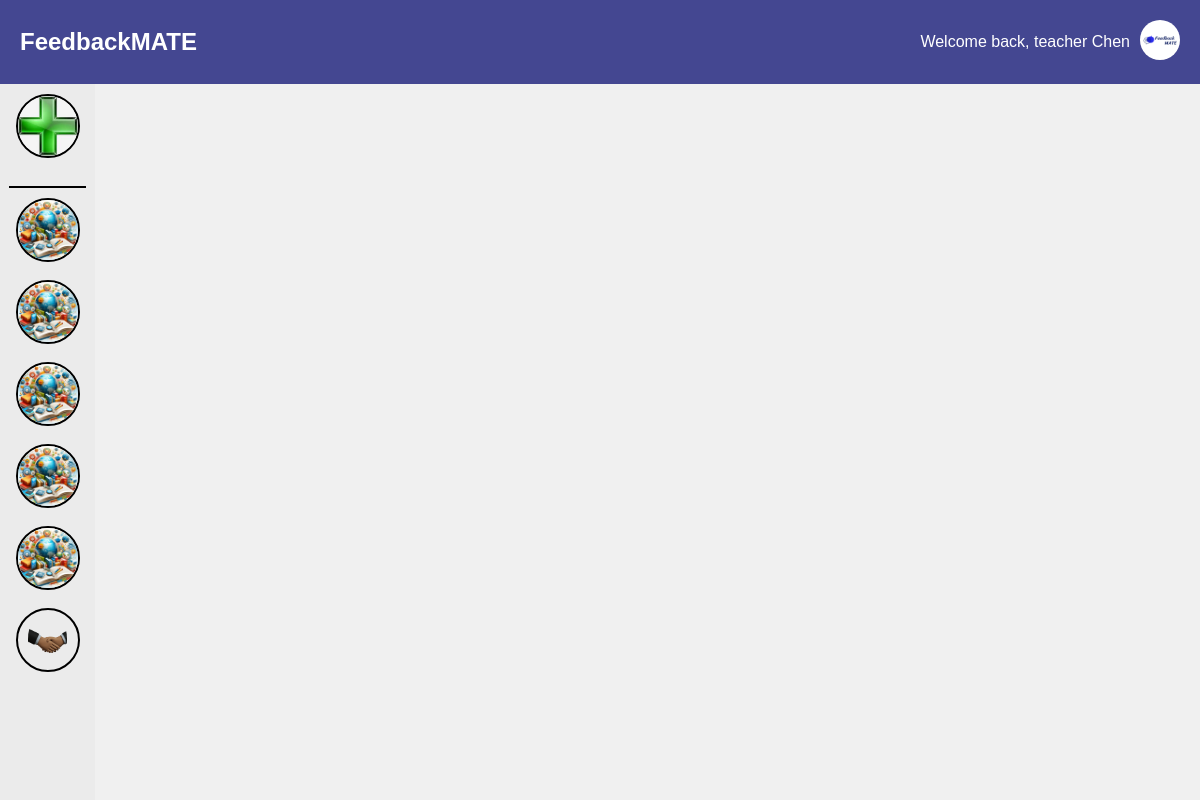
The page /teacher/ (signed in) on the database its author committed.
### main/models.py (models this page shows, shortened)
class UserInfo(models.Model):
    user = models.OneToOneField(User, on_delete=models.CASCADE)
    profile_name = models.CharField(max_length=30)
    user_image = models.ImageField(upload_to=user_image_path, default='img/user.png')

class Channel(models.Model):
    name = models.CharField(max_length=70)
    user = models.ForeignKey(User, on_delete=models.CASCADE)
    description = models.TextField(max_length=500, blank=True)
    image = models.ImageField(upload_to=channel_image_path, default='img/channel_icon.jpg')

### main/decorators.py (the view)
    def _wrapped_view(request, *args, **kwargs):
        if request.user.groups.filter(name='teacher').exists():
            return view_func(request, *args, **kwargs)
        else:
            return HttpResponseForbidden("You do not have permission to access this page.")

### main/views.py (called while the page is built)
@login_required(login_url='login')
@teacher_required
def teacherPage(request):
    user_channels = Channel.objects.filter(user=request.user)
    user_info = UserInfo.objects.get(user=request.user)
    return render(request, 'teacher.html', {
        'username': user_info.profile_name,
        'channels': user_channels,
        'user_image':  user_info.user_image.url,
    })

### main/templates/teacher.html (shortened to what this page needs)
<!DOCTYPE html>
<html lang="en">
{% load static %}
<head>
    <link rel="stylesheet" href="https://cdnjs.cloudflare.com/ajax/libs/font-awesome/5.15.1/css/all.min.css">
</head>
<body>
    <div class="app-container">
        <div class="header">
            <div class="logo">FeedbackMATE</div>
            <div class="user-info">
                <span class="welcome-text">Welcome back, {{ username }}</span>
                <div class="user-dropdown">
                    <img src="{{ user_image }}" alt="User Image" width="40" height="40" style="border-radius: 50%;">
                </div>
            </div>
        </div>
        <div class="main-container">
            <div class="sidebar">
                <div class="channel-icon-container add-channel create-channel-btn">
                    <img src="{% static 'img/add_channel_icon.jpg' %}" alt="Add Channel" class="channel-icon" onclick="location.href='{% url 'create-channel' %}'">
                </div>
                <div class="channel-divider"></div>
                {% block channel %}
                {% for channel in channels %}
                    <div class="channel-icon-container" data-channel-id="{{ channel.id }}">
                        <img src="{{ channel.image.url }}" alt="" class="channel-icon" onclick="location.href='{% url 'channel-detail' channel.id %}'">
                    </div>
                {% endfor %}
                {% endblock %}
            </div>
        </div>
    </div>
</body>
</html>

### main/templates/teacher.html (style rules this page uses)
body { font-family: Arial, sans-serif; margin: 0; padding: 0; background-color: #f0f0f0; }
.app-container { display: flex; flex-direction: column; max-height: 100vh; }
.header { display: flex; justify-content: space-between; align-items: center; padding: 20px; background-color: #444791; color: white; }
.logo { font-size: 24px; font-weight: bold; }
.user-info { display: flex; align-items: center; }
.welcome-text { margin-right: 10px; }
.user-dropdown { position: relative; }
.main-container { display: flex; flex-grow: 1; overflow: hidden; }
.sidebar { width: 75px; background-color: #EBEBEB; min-height: 100vh; max-height: 100vh; padding: 10px; display: flex; flex-direction: column; align-items: center; flex-shrink: 0; -ms-overflow-style: none; scrollbar-width: none; overflow-y: auto; overflow-x: hidden; }
.channel-divider { height: 0; background-color: black; border: 1px solid black; width: 100%; margin-top: 10px; margin-bottom: 10px; top: 0; z-index: 10; }
.add-channel { margin-bottom: 10px; border-bottom: 2px solid black; }
.channel-icon-container { position: relative; margin-bottom: 18px; border: 2px solid black; border-radius: 50%; width: 60px; height: 60px; display: flex; justify-content: center; align-items: center; transition: border-radius 0.1s; }
.channel-icon { max-width: 100%; max-height: 100%; border-radius: 50%; }

### rows shown on the page
UserInfo: profile_name "teacher Chen"
Channel: image (picture)
Channel: image (picture)
Channel: image (picture)
Channel: image (picture)
Channel: image (picture)
Channel: image (picture)
